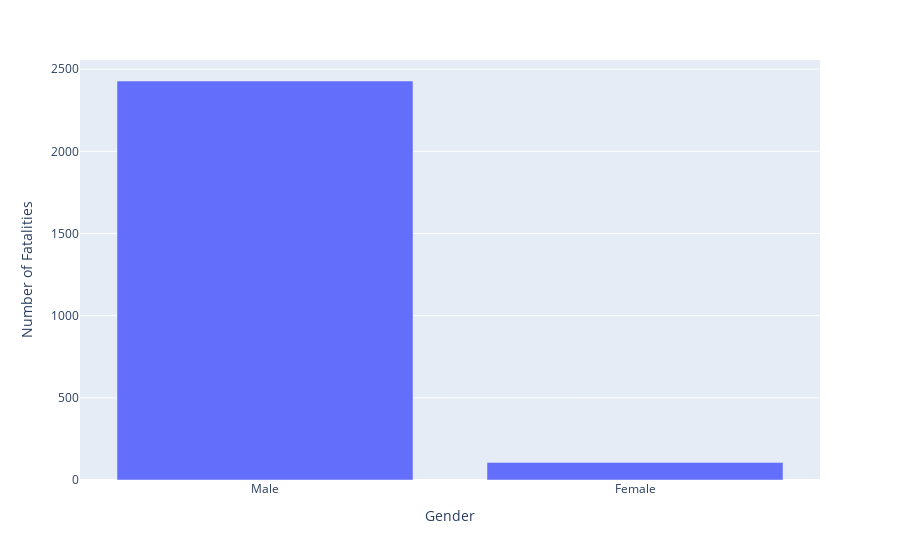

The notebook cell this image was saved under:
### Code cell
by_gender_bar = px.bar(fatalities_by_gender, x=fatalities_by_gender.index, y=fatalities_by_gender.values)
by_gender_bar.update_layout(xaxis_title="Gender", yaxis_title="Number of Fatalities")
by_gender_bar.show()

### Figure 1 — Plotly figure (JSON) as saved in the notebook; plotly's stock layout.template omitted (floating-point values rounded to 4 significant figures)
{"data": [{"alignmentgroup": "True", "hovertemplate": "gender=%{x}<br>y=%{y}<extra></extra>", "legendgroup": "", "marker": {"color": "#636efa", "pattern": {"shape": ""}}, "name": "", "offsetgroup": "", "orientation": "v", "showlegend": false, "textposition": "auto", "type": "bar", "x": ["Male", "Female"], "xaxis": "x", "y": [2428, 107], "yaxis": "y"}], "layout": {"barmode": "relative", "legend": {"tracegroupgap": 0}, "margin": {"t": 60}, "xaxis": {"anchor": "y", "domain": [0, 1], "title": {"text": "Gender"}}, "yaxis": {"anchor": "x", "domain": [0, 1], "title": {"text": "Number of Fatalities"}}}}
